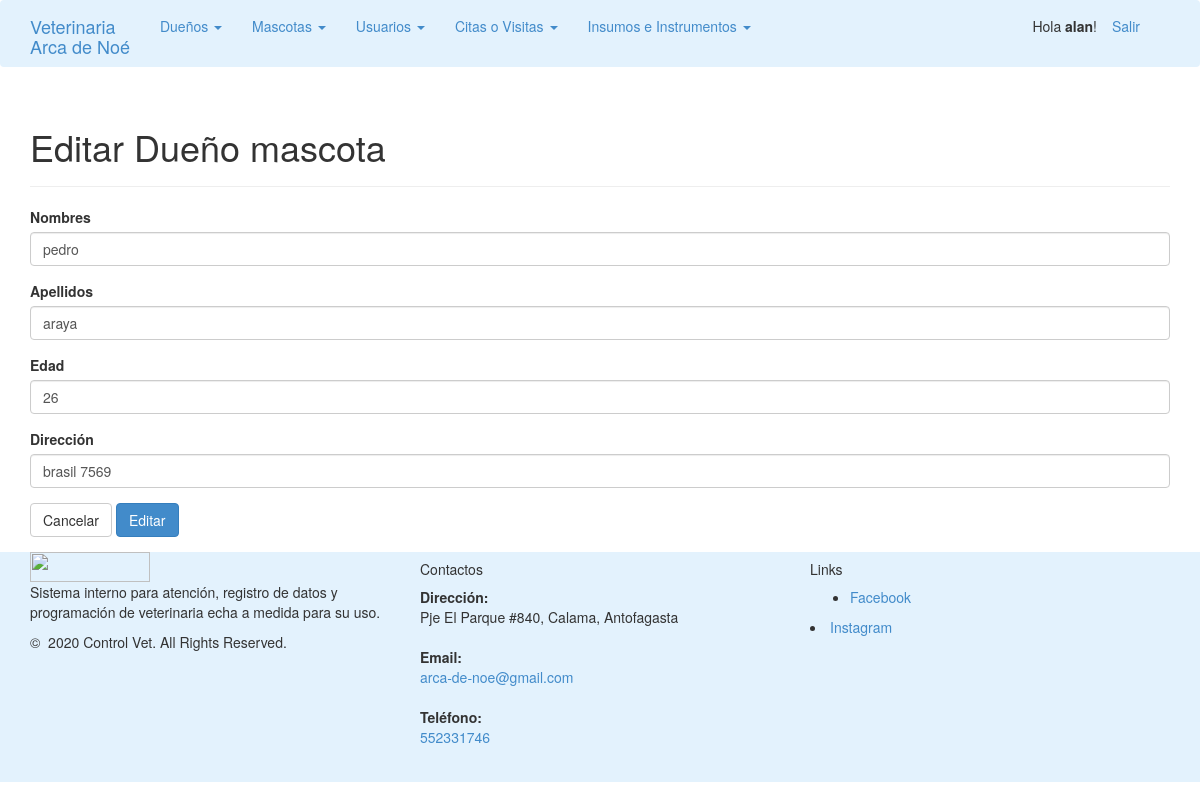
The app's page /index.php?modulo=dueño_mascota&accion=editar&id_dueño_mascota=1 (signed in) with its own data.
### datos/Db.php (called while the page is built, shortened)
<?php
abstract class Db {
    private $dbhost;
    private $dbuser;
    private $dbpass;
    private $dbname;
    public function __construct() {
        $this->dbhost = "localhost";
        $this->dbuser = "root";
        $this->dbpass = "";
        $this->dbname = "veterinaria-v2";
    }
    protected function connect(){
        $this->mysqli = mysqli_connect($this->dbhost, $this->dbuser, $this->dbpass, $this->dbname) or die("Error " . mysqli_error($mysqli));
    }
}
?>

### negocio/dueño_mascotaNegocio.php (called while the page is built, shortened)
<?php
require_once('datos/dueño_mascotaDb.php');
require_once('datos/direcciónDb.php');
class dueño_mascotaNegocio{
    public function recuperar($id_dueño_mascota){
        $db = new dueño_mascotaDb();
        return $db->getOne($id_dueño_mascota);
    }
}
?>

### datos/dueño_mascotaDb.php (called while the page is built, shortened)
<?php
require_once('datos/Db.php');
require_once('entidades/dueño_mascota.php');
class dueño_mascotaDb extends Db{
    public function getOne($id_dueño_mascota){
        $sql = "SELECT a.*
                FROM dueño_mascota AS a
                WHERE id_dueño_mascota = " . $id_dueño_mascota . "";
        $result = $this->mysqli->query($sql) or die("Error " . mysqli_error($mysqli));
        $dueño_mascota = new Dueño_mascota( $result->fetch_assoc() );
        return $dueño_mascota;
    }
}
?>

### entidades/dueño_mascota.php (called while the page is built, shortened)
<?php
class Dueño_mascota{
	private $id_dirección;
	public function getId_dirección(){
		return $this->id_dirección;
	}
	public function setId_dirección($id_dirección){
		$this->id_dirección = $id_dirección;
	}
	private $nombre;
	public function getNombre(){
		return $this->nombre;
	}
	public function setNombre($nombre){
		$this->nombre = $nombre;
	}
	private $apellido;
	public function getApellido(){
		return $this->apellido;
	}
	public function setApellido($apellido){
		$this->apellido = $apellido;
	}
	private $edad;
	public function getEdad(){
		return $this->edad;
	}
	public function setEdad($edad){
		$this->edad = $edad;
	}
}
?>

### datos/direcciónDb.php (called while the page is built, shortened)
<?php
require_once('datos/Db.php');
class direcciónDb extends Db{
    public function getDato($id_dirección){
        $sql = "SELECT dirección
                FROM dirección
                WHERE id_dirección = '" . $id_dirección . "'";
        $result = $this->mysqli->query($sql) or die("Error " . mysqli_error($mysqli));
        $dirección = new Dirección( $result->fetch_assoc() );
        return $dirección;
    }
}
?>

### vista/dueño_mascota/editar.php (the view, shortened to what this page needs)
<?php
    if ($_GET['id_dueño_mascota']) {
        $dueño_mascota = $dueño_mascotaNegocio->recuperar($_GET['id_dueño_mascota']);
        $txtAction = 'Editar';
        $db_dire = new direcciónDb();
        $dire = $db_dire->getDato($dueño_mascota->getId_dirección());
        $dueño_mascota->setId_dirección($dire->getDirección());
    }else{
        $dueño_mascota = new dueño_mascota();
        $txtAction = 'Agregar';
    }
    ?>
    <div class="container">
      <div class="page-header">
        <h1><?php echo $txtAction; ?> Dueño mascota</h1>
      </div>
        <form role="form" method="post" id="principal">
            <div class="form-group">
                <label for="nombre">Nombres</label>
                <input type="text" class="form-control" id="nombre" name="nombre" placeholder="Nombre" value="<?php echo $dueño_mascota->getNombre();?>" required>
            </div>
            <div class="form-group">
                <label for="apellido">Apellidos</label>
                <input type="text" class="form-control" id="apellido" name="apellido" placeholder="Apellido" value="<?php echo $dueño_mascota->getApellido();?>" required>
            </div>
            <div class="form-group">
                <label for="edad">Edad</label>
                <input type="number" class="form-control" id="edad" name="edad" placeholder="Edad" value="<?php echo $dueño_mascota->getEdad();?>" required>
            </div>
            <div class="form-group">
                <label for="id_dirección">Dirección</label>
                <input type="text" class="form-control" id="id_dirección" name="id_dirección" placeholder="Dirección" value="<?php echo $dueño_mascota->getId_dirección();?>" required>
            </div>
            <button type="button" class="btn btn-default cancelForm">Cancelar</button>
            <button type="submit" class="btn btn-primary"><?php echo $txtAction; ?></button>
        </form>
    </div>

### css/estilos.css (style rules this page uses)
.container { padding-bottom: 15px; }

### records on screen
dueño_mascota: nombre "pedro", apellido "araya", edad "26"
dirección: id_dirección "brasil 7569"

### other values on screen
$_SESSION['usuario']['nombre'] "alan"
$txtAction "Editar"
